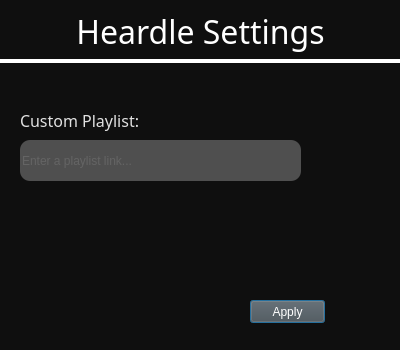
<?xml version="1.0" encoding="UTF-8"?>
<ui version="4.0">
 <class>Dialog</class>
 <widget class="QDialog" name="Dialog">
  <property name="geometry">
   <rect>
    <x>0</x>
    <y>0</y>
    <width>400</width>
    <height>350</height>
   </rect>
  </property>
  <property name="windowTitle">
   <string>Dialog</string>
  </property>
  <widget class="QWidget" name="widget" native="true">
   <property name="geometry">
    <rect>
     <x>0</x>
     <y>0</y>
     <width>400</width>
     <height>350</height>
    </rect>
   </property>
   <property name="styleSheet">
    <string notr="true">background-color:rgb(15, 15, 15);</string>
   </property>
   <widget class="QLabel" name="label">
    <property name="geometry">
     <rect>
      <x>-30</x>
      <y>0</y>
      <width>461</width>
      <height>63</height>
     </rect>
    </property>
    <property name="font">
     <font>
      <family>Gotham Bold</family>
      <pointsize>24</pointsize>
      <weight>9</weight>
      <italic>false</italic>
      <bold>false</bold>
     </font>
    </property>
    <property name="layoutDirection">
     <enum>Qt::LeftToRight</enum>
    </property>
    <property name="styleSheet">
     <string notr="true">color:rgb(255, 255, 255);
font: 75 24pt &quot;Gotham Bold&quot;;
text-align:center;
</string>
    </property>
    <property name="text">
     <string>Heardle Settings</string>
    </property>
    <property name="alignment">
     <set>Qt::AlignCenter</set>
    </property>
   </widget>
   <widget class="Line" name="line_4">
    <property name="geometry">
     <rect>
      <x>0</x>
      <y>40</y>
      <width>400</width>
      <height>42</height>
     </rect>
    </property>
    <property name="styleSheet">
     <string notr="true">background-color:rgba(0,0,0,0);
color:white;</string>
    </property>
    <property name="frameShadow">
     <enum>QFrame::Plain</enum>
    </property>
    <property name="lineWidth">
     <number>4</number>
    </property>
    <property name="midLineWidth">
     <number>0</number>
    </property>
    <property name="orientation">
     <enum>Qt::Horizontal</enum>
    </property>
   </widget>
   <widget class="QLabel" name="label_2">
    <property name="geometry">
     <rect>
      <x>20</x>
      <y>110</y>
      <width>141</width>
      <height>21</height>
     </rect>
    </property>
    <property name="font">
     <font>
      <family>Gotham</family>
      <pointsize>12</pointsize>
      <weight>50</weight>
      <italic>false</italic>
      <bold>false</bold>
     </font>
    </property>
    <property name="styleSheet">
     <string notr="true">color:rgb(225, 225, 225);</string>
    </property>
    <property name="text">
     <string>Custom Playlist:</string>
    </property>
   </widget>
   <widget class="QLineEdit" name="userPlaylist">
    <property name="geometry">
     <rect>
      <x>20</x>
      <y>140</y>
      <width>281</width>
      <height>41</height>
     </rect>
    </property>
    <property name="styleSheet">
     <string notr="true">background-color:rgb(79, 79, 79);
border-radius:10px;
font:medium, vcenter, 10pt &quot;Gotham&quot;;
color:rgba(255,255,255,60)</string>
    </property>
    <property name="placeholderText">
     <string>Enter a playlist link...</string>
    </property>
   </widget>
   <widget class="QPushButton" name="btnApply">
    <property name="geometry">
     <rect>
      <x>250</x>
      <y>300</y>
      <width>75</width>
      <height>23</height>
     </rect>
    </property>
    <property name="styleSheet">
     <string notr="true">background-color:rgb(79,79,79);
color:rgb(255, 255, 255);
font: medium,  57 12pt &quot;Gotham&quot;;
</string>
    </property>
    <property name="text">
     <string>Apply</string>
    </property>
   </widget>
  </widget>
 </widget>
 <resources/>
 <connections/>
</ui>
